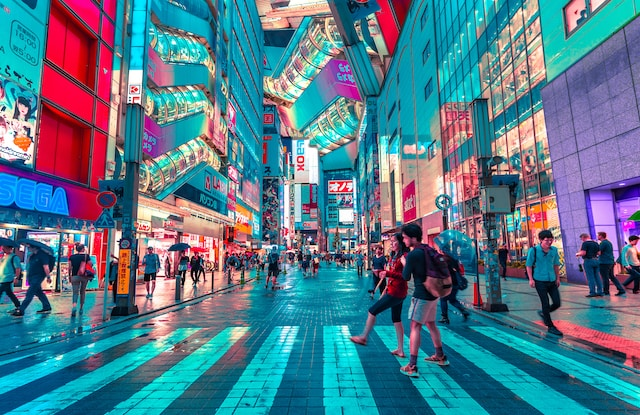
#> input picture Photos/tokyo.jpg, 640 x 415 px
$ python splitmerge.py
#> lines starting #> are read from the running program, lines starting #| are printed output that depends on the picture
import cv2 as cv
import numpy as np

img = cv.imread("Photos/tokyo.jpg")
#> img is the input picture: shape (415, 640, 3); mean B, G, R 140.5, 122.1, 85
cv.imshow("OG Image", img)

blank = np.zeros(img.shape[:2], dtype="uint8")

b, g, r = cv.split(img)
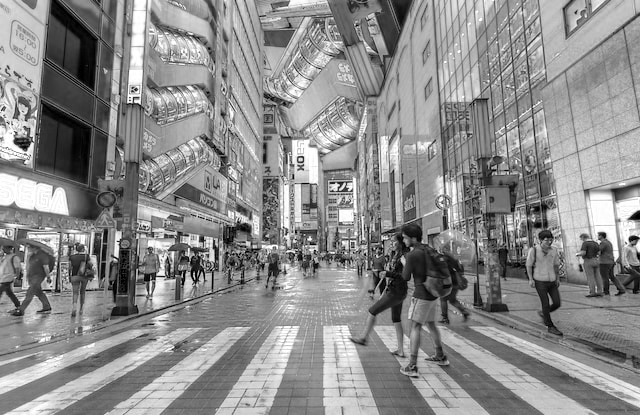
#> b: shape (415, 640); min 0, max 255, mean 140.5
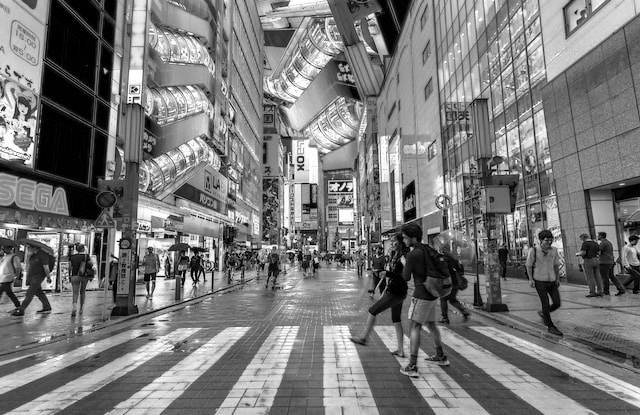
#> g: shape (415, 640); min 0, max 255, mean 122.1
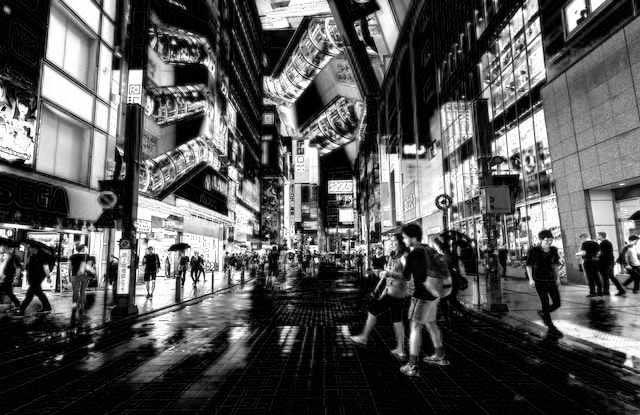
#> r: shape (415, 640); min 0, max 255, mean 85

blue = cv.merge([b, blank, blank])
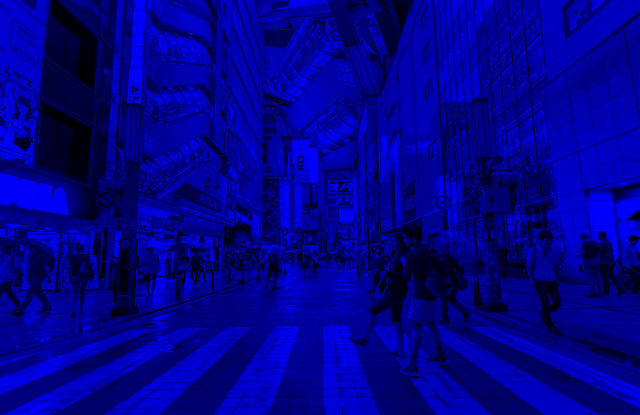
#> blue: shape (415, 640, 3); mean of channels 0, 1, 2 140.5, 0, 0; drawn as B, G, R
green = cv.merge([blank, b, blank])
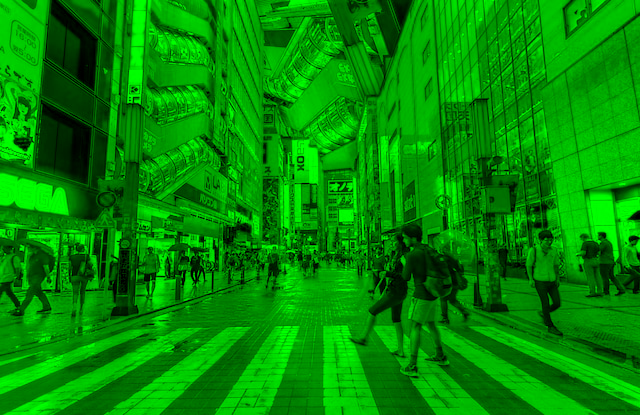
#> green: shape (415, 640, 3); mean of channels 0, 1, 2 0, 140.5, 0; drawn as B, G, R
red = cv.merge([blank, blank, b])
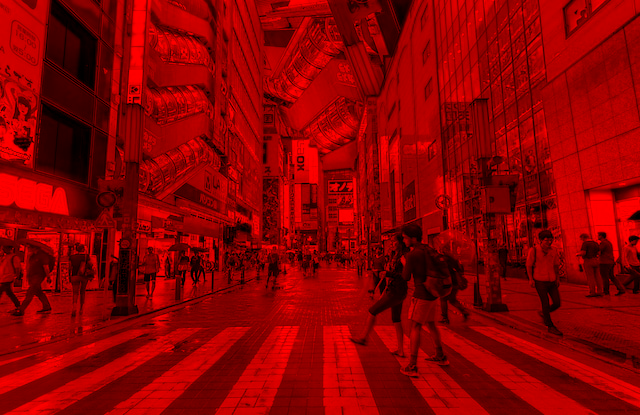
#> red: shape (415, 640, 3); mean of channels 0, 1, 2 0, 0, 140.5; drawn as B, G, R

cv.imshow("Blue Graded", blue)
cv.imshow("Green Graded", green)
cv.imshow("Red Graded", red)

cv.imshow("Blue", b)
cv.imshow("Green", g)
cv.imshow("Red", r)

print(img.shape)
#| (415, 640, 3)
print(b.shape)
#| (415, 640)
print(g.shape)
#| (415, 640)
print(r.shape)
#| (415, 640)

merged = cv.merge([b, g, r])
cv.imshow("Merged", merged)

cv.waitKey(0)
